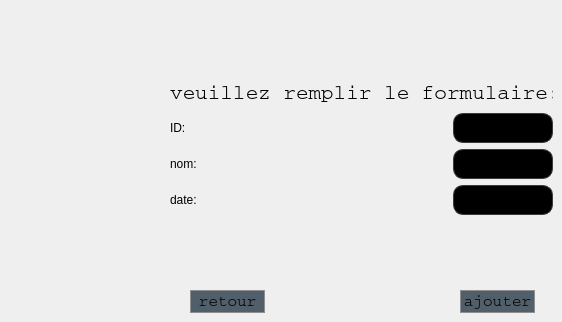
    <widget class="QWidget" name="page_8">
     <widget class="QPushButton" name="retour4_2">
      <property name="geometry">
       <rect>
        <x>190</x>
        <y>290</y>
        <width>75</width>
        <height>23</height>
       </rect>
      </property>
      <property name="styleSheet">
       <string notr="true">QPushButton {
border: 1px solid #8f8f91;
border-radius: 15px;
background-color: #505F69;
font-family: Courier;
font-size: 16px;
}

QPushButton:hover {
border: 4px solid #8f8f91;
font-weight: bold;
font-size: 18px;
}

</string>
      </property>
      <property name="text">
       <string>retour</string>
      </property>
     </widget>
     <widget class="QWidget" name="layoutWidget_3">
      <property name="geometry">
       <rect>
        <x>170</x>
        <y>80</y>
        <width>383</width>
        <height>135</height>
       </rect>
      </property>
      <layout class="QGridLayout" name="gridLayout_5">
       <item row="3" column="0">
        <widget class="QLabel" name="label_14">
         <property name="styleSheet">
          <string notr="true">background: transparent;</string>
         </property>
         <property name="text">
          <string>date:</string>
         </property>
        </widget>
       </item>
       <item row="2" column="0">
        <widget class="QLabel" name="label_15">
         <property name="styleSheet">
          <string notr="true">background: transparent;</string>
         </property>
         <property name="text">
          <string>nom:</string>
         </property>
        </widget>
       </item>
       <item row="3" column="1">
        <widget class="QLineEdit" name="date_ajout_2">
         <property name="minimumSize">
          <size>
           <width>0</width>
           <height>30</height>
          </size>
         </property>
         <property name="maximumSize">
          <size>
           <width>100</width>
           <height>80</height>
          </size>
         </property>
         <property name="styleSheet">
          <string notr="true">
    color: rgb(60, 60, 60);
    background-color: rgb(0, 0, 0);
    border: 1px solid rgb(60, 60, 60);
    border-radius: 10px;

</string>
         </property>
        </widget>
       </item>
       <item row="1" column="0">
        <widget class="QLabel" name="label_18">
         <property name="styleSheet">
          <string notr="true">background: transparent;</string>
         </property>
         <property name="text">
          <string>ID:</string>
         </property>
        </widget>
       </item>
       <item row="0" column="0" colspan="2">
        <widget class="QLabel" name="label_16">
         <property name="font">
          <font>
           <family>Courier</family>
           <pointsize>16</pointsize>
          </font>
         </property>
         <property name="styleSheet">
          <string notr="true">font-family: Courier;
background: transparent;</string>
         </property>
         <property name="text">
          <string>&lt;html&gt;&lt;head/&gt;&lt;body&gt;&lt;p align=&quot;center&quot;&gt;veuillez remplir le formulaire:&lt;/p&gt;&lt;/body&gt;&lt;/html&gt;</string>
         </property>
        </widget>
       </item>
       <item row="1" column="1">
        <widget class="QLineEdit" name="id_ajout_2">
         <property name="minimumSize">
          <size>
           <width>0</width>
           <height>30</height>
          </size>
         </property>
         <property name="maximumSize">
          <size>
           <width>100</width>
           <height>80</height>
          </size>
         </property>
         <property name="styleSheet">
          <string notr="true">
    color: rgb(60, 60, 60);
    background-color: rgb(0, 0, 0);
    border: 1px solid rgb(60, 60, 60);
    border-radius: 10px;

</string>
         </property>
        </widget>
       </item>
       <item row="2" column="1">
        <widget class="QLineEdit" name="nom_ajout_2">
         <property name="minimumSize">
          <size>
           <width>0</width>
           <height>30</height>
          </size>
         </property>
         <property name="maximumSize">
          <size>
           <width>100</width>
           <height>80</height>
          </size>
         </property>
         <property name="styleSheet">
          <string notr="true">
    color: rgb(60, 60, 60);
    background-color: rgb(0, 0, 0);
    border: 1px solid rgb(60, 60, 60);
    border-radius: 10px;

</string>
         </property>
        </widget>
       </item>
      </layout>
     </widget>
     <widget class="QPushButton" name="pushButton_9">
      <property name="geometry">
       <rect>
        <x>460</x>
        <y>290</y>
        <width>75</width>
        <height>23</height>
       </rect>
      </property>
      <property name="styleSheet">
       <string notr="true">QPushButton {
border: 1px solid #8f8f91;
border-radius: 15px;
background-color: #505F69;
font-family: Courier;
font-size: 16px;
}

QPushButton:hover {
border: 4px solid #8f8f91;
font-weight: bold;
font-size: 18px;
}

</string>
      </property>
      <property name="text">
       <string>ajouter</string>
      </property>
     </widget>
    </widget>
